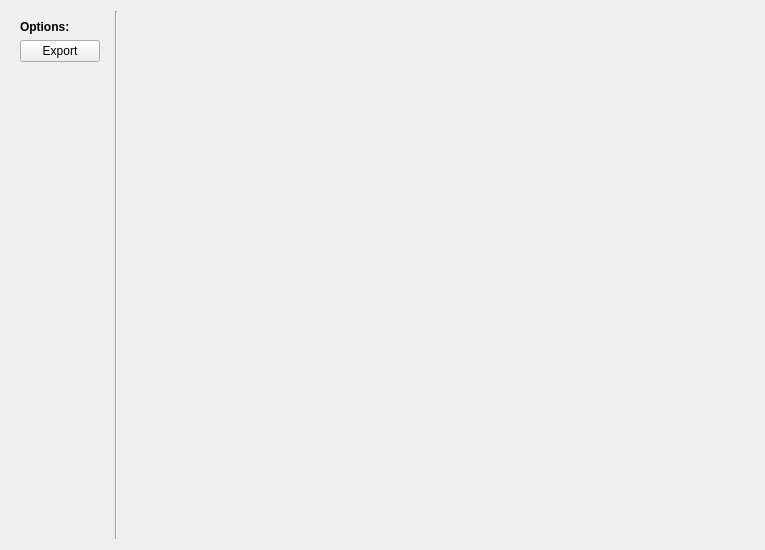
<?xml version="1.0" encoding="UTF-8"?>
<ui version="4.0">
 <class>plotWindow</class>
 <widget class="QWidget" name="plotWindow">
  <property name="geometry">
   <rect>
    <x>0</x>
    <y>0</y>
    <width>765</width>
    <height>550</height>
   </rect>
  </property>
  <property name="minimumSize">
   <size>
    <width>765</width>
    <height>550</height>
   </size>
  </property>
  <property name="windowTitle">
   <string>Export Plot...</string>
  </property>
  <layout class="QHBoxLayout" name="horizontalLayout" stretch="0,0,0">
   <item>
    <widget class="QWidget" name="widget" native="true">
     <property name="sizePolicy">
      <sizepolicy hsizetype="Maximum" vsizetype="Preferred">
       <horstretch>0</horstretch>
       <verstretch>0</verstretch>
      </sizepolicy>
     </property>
     <layout class="QFormLayout" name="formLayout">
      <item row="0" column="0" colspan="2">
       <widget class="QLabel" name="label">
        <property name="text">
         <string>&lt;html&gt;&lt;head/&gt;&lt;body&gt;&lt;p&gt;&lt;span style=&quot; font-weight:600;&quot;&gt;Options:&lt;/span&gt;&lt;/p&gt;&lt;/body&gt;&lt;/html&gt;</string>
        </property>
       </widget>
      </item>
      <item row="1" column="0" colspan="2">
       <widget class="QPushButton" name="exportButton">
        <property name="text">
         <string>Export</string>
        </property>
       </widget>
      </item>
     </layout>
    </widget>
   </item>
   <item>
    <widget class="Line" name="line">
     <property name="locale">
      <locale language="English" country="UnitedStates"/>
     </property>
     <property name="orientation">
      <enum>Qt::Vertical</enum>
     </property>
    </widget>
   </item>
   <item>
    <widget class="WidgetPlot" name="plot" native="true"/>
   </item>
  </layout>
 </widget>
 <customwidgets>
  <customwidget>
   <class>WidgetPlot</class>
   <extends>QWidget</extends>
   <header>canvas</header>
   <container>1</container>
  </customwidget>
 </customwidgets>
 <resources/>
 <connections>
  <connection>
   <sender>exportButton</sender>
   <signal>clicked()</signal>
   <receiver>plotWindow</receiver>
   <slot>exportPlot()</slot>
   <hints>
    <hint type="sourcelabel">
     <x>76</x>
     <y>61</y>
    </hint>
    <hint type="destinationlabel">
     <x>170</x>
     <y>4</y>
    </hint>
   </hints>
  </connection>
 </connections>
 <slots>
  <slot>exportPlot()</slot>
 </slots>
</ui>
